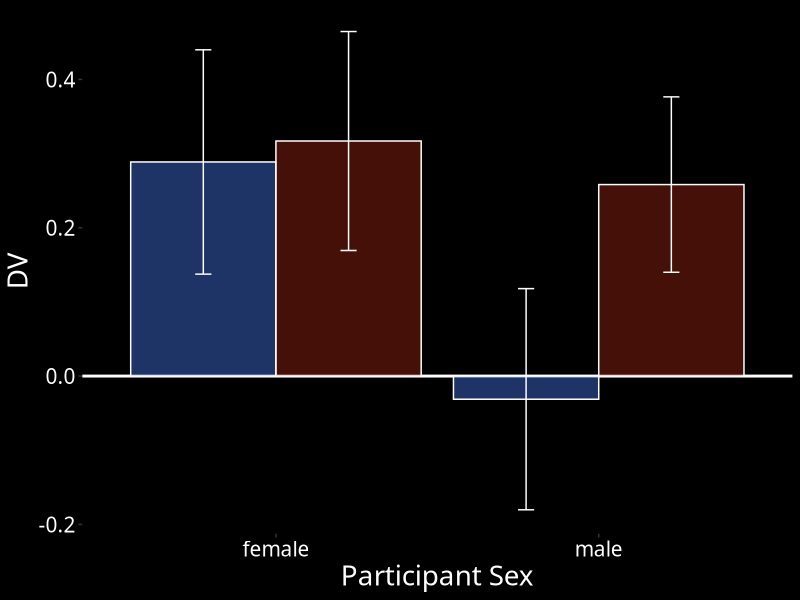
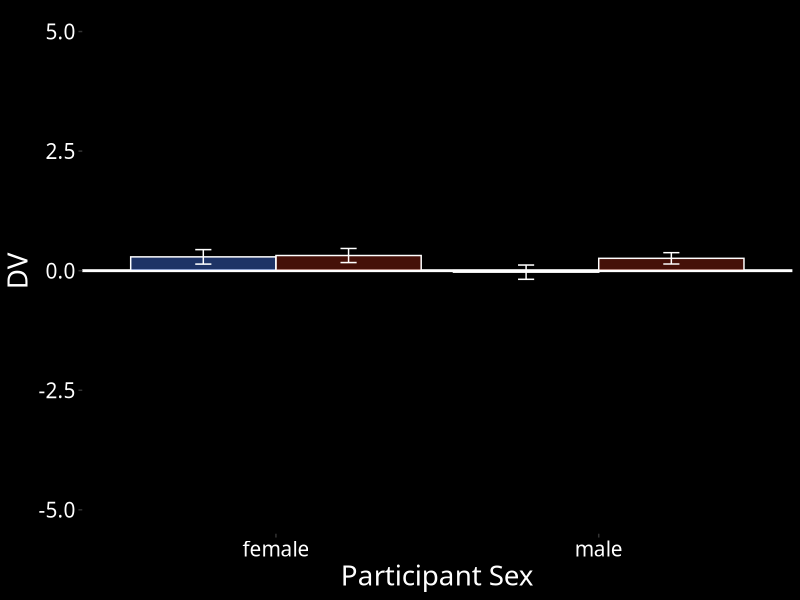
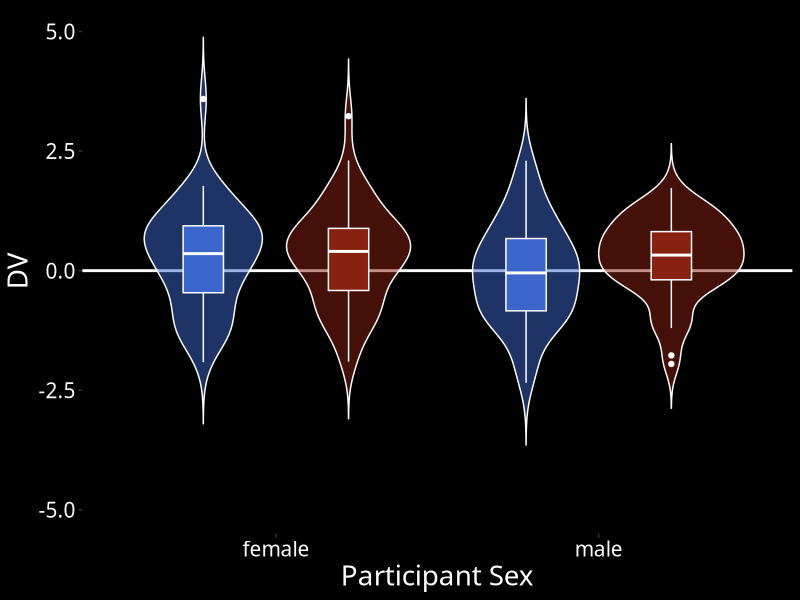
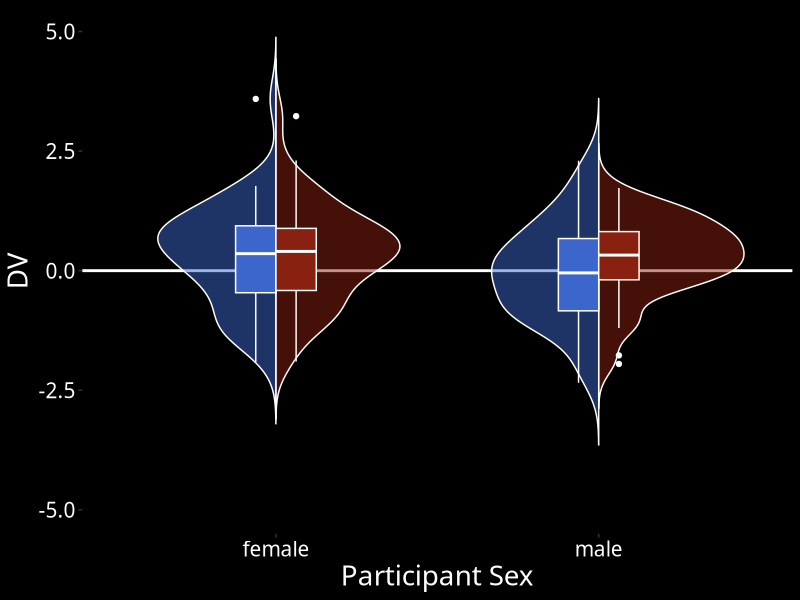

The R script that drew these images, in order:
## ---- chunk 1
library(tidyverse)
## ---- chunk 2

n <- 100
data <- tibble(
  sex = rep(c("male", "female"), n),
  face_sex = rep(c("male", "female"), each = n)
) %>%
  mutate(
    dv = rnorm(n*2, 0, 1),
    effect = ifelse(sex==face_sex, .5, 0),
    dv = dv + effect
  )
  
## ---- chunk 3
bgcolor <- "black"
textcolor <- "white"
my_theme <- theme(
    plot.background = element_rect(fill = bgcolor, colour = bgcolor),
    panel.background = element_rect(fill = NA),
    legend.background = element_rect(fill = NA),
    legend.position="none",
    panel.grid.major = element_blank(),
    panel.grid.minor = element_blank(),
    text = element_text(family='Fira Code', colour = textcolor, size=20),
    axis.text = element_text(family='Fira Code', colour = textcolor, size=15)
  )
## ---- chunk 4
data %>%
  group_by(sex, face_sex) %>%
  summarise(
    mean = mean(dv),
    se = sd(dv)/sqrt(n())
  ) %>%
  ggplot(aes(sex, mean, fill=face_sex)) +
  geom_hline(yintercept=0, color=textcolor, size=1) +
  geom_col(color = "white", position="dodge", alpha = 0.5) +
  geom_errorbar(aes(ymin = mean-se, ymax=mean+se), 
                width=0.1, 
                position=position_dodge(0.9), 
                color=textcolor) +
  ylab("DV") +
  xlab("Participant Sex") +
  scale_fill_manual(values = c("#3D66CC", "#892110")) +
  my_theme
  
#ggsave("bar.png", width=10, height = 6)
## ---- chunk 5
data %>%
  group_by(sex, face_sex) %>%
  summarise(
    mean = mean(dv),
    se = sd(dv)/sqrt(n())
  ) %>%
  ggplot(aes(sex, mean, fill=face_sex)) +
  geom_hline(yintercept=0, color=textcolor, size=1) +
  geom_col(color = "white", position="dodge", alpha = 0.5) +
  geom_errorbar(aes(ymin = mean-se, ymax=mean+se), 
                width=0.1, 
                position=position_dodge(0.9), 
                color=textcolor) +
  ylab("DV") +
  xlab("Participant Sex") +
  ylim(-5, 5) +
  scale_fill_manual(values = c("#3D66CC", "#892110")) +
  my_theme

## ---- chunk 6
data %>%
  ggplot(aes(sex, dv, fill = face_sex)) +
  geom_hline(yintercept=0, color=textcolor, size=1) +
  geom_violin(color=textcolor, trim=FALSE, alpha = 0.5) +
  geom_boxplot(color = textcolor, width = 0.25, position = position_dodge(width=0.9)) +
  ylab("DV") +
  xlab("Participant Sex") +
  ylim(-5, 5) + 
  scale_fill_manual(values = c("#3D66CC", "#892110")) +
  my_theme

#ggsave("violin.png", width=10, height = 6)
## ---- chunk 7

GeomSplitViolin <- ggproto(
  "GeomSplitViolin", 
  GeomViolin, 
  draw_group = function(self, data, ..., draw_quantiles = NULL) {
    data <- transform(data, 
                      xminv = x - violinwidth * (x - xmin), 
                      xmaxv = x + violinwidth * (xmax - x))
    grp <- data[1,'group']
    newdata <- plyr::arrange(
      transform(data, x = if(grp%%2==1) xminv else xmaxv), 
      if(grp%%2==1) y else -y
    )
    newdata <- rbind(newdata[1, ], newdata, newdata[nrow(newdata), ], newdata[1, ])
    newdata[c(1,nrow(newdata)-1,nrow(newdata)), 'x'] <- round(newdata[1, 'x']) 
    if (length(draw_quantiles) > 0 & !scales::zero_range(range(data$y))) {
      stopifnot(all(draw_quantiles >= 0), all(draw_quantiles <= 1))
      quantiles <- ggplot2:::create_quantile_segment_frame(data, draw_quantiles)
      aesthetics <- data[rep(1, nrow(quantiles)), setdiff(names(data), c("x", "y")), drop = FALSE]
      aesthetics$alpha <- rep(1, nrow(quantiles))
      both <- cbind(quantiles, aesthetics)
      quantile_grob <- GeomPath$draw_panel(both, ...)
      ggplot2:::ggname("geom_split_violin", 
                       grid::grobTree(GeomPolygon$draw_panel(newdata, ...), quantile_grob))
    } else {
      ggplot2:::ggname("geom_split_violin", GeomPolygon$draw_panel(newdata, ...))
    }
  }
)

geom_split_violin <- function (mapping = NULL, 
                               data = NULL, 
                               stat = "ydensity", 
                               position = "identity", ..., 
                               draw_quantiles = NULL, 
                               trim = TRUE, 
                               scale = "area", 
                               na.rm = FALSE, 
                               show.legend = NA, 
                               inherit.aes = TRUE) {
  layer(data = data, 
        mapping = mapping, 
        stat = stat, 
        geom = GeomSplitViolin, 
        position = position, 
        show.legend = show.legend, 
        inherit.aes = inherit.aes, 
        params = list(trim = trim, 
                      scale = scale, 
                      draw_quantiles = draw_quantiles, 
                      na.rm = na.rm, ...)
        )
}
## ---- chunk 8
data %>%
  ggplot(aes(sex, dv, fill = face_sex)) +
  geom_hline(yintercept=0, color=textcolor, size=1) +
  geom_split_violin(color=textcolor, trim=FALSE, alpha = 0.5) +
  geom_boxplot(color = textcolor, 
               width = 0.25, 
               position = position_dodge(width=0.25)) +
  ylab("DV") +
  xlab("Participant Sex") +
  ylim(-5, 5) + 
  scale_fill_manual(values = c("#3D66CC", "#892110")) +
  my_theme

#ggsave("split_violin.png", width=10, height = 6)
